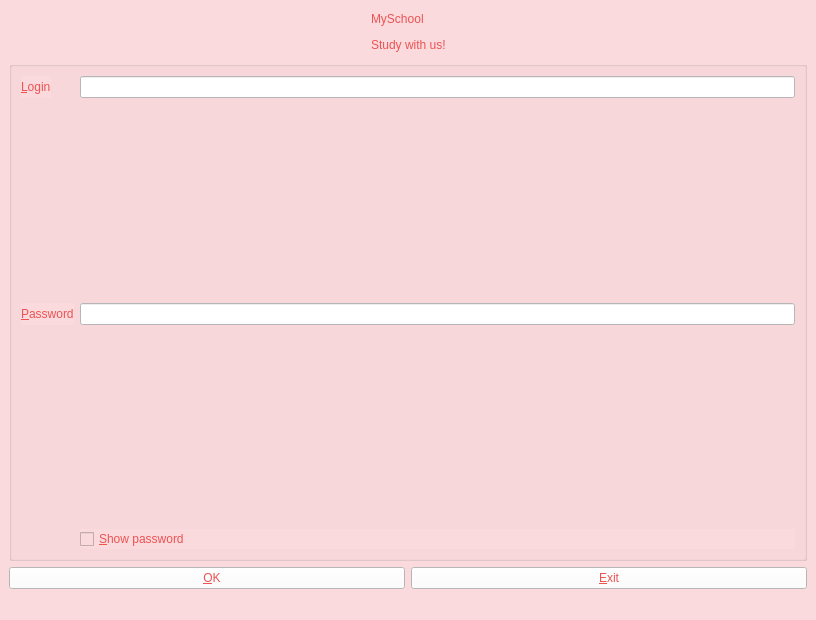
<?xml version="1.0" encoding="UTF-8"?>
<ui version="4.0">
 <class>LoginWindow</class>
 <widget class="QMainWindow" name="LoginWindow">
  <property name="geometry">
   <rect>
    <x>0</x>
    <y>0</y>
    <width>816</width>
    <height>620</height>
   </rect>
  </property>
  <property name="windowTitle">
   <string>Login window</string>
  </property>
  <property name="styleSheet">
   <string notr="true">background-color: rgb(250, 218, 221)</string>
  </property>
  <widget class="QWidget" name="centralwidget">
   <layout class="QGridLayout" name="gridLayout">
    <item row="0" column="3">
     <widget class="QLabel" name="pic_lab">
      <property name="text">
       <string/>
      </property>
      <property name="pixmap">
       <pixmap resource="Resources.qrc">:/Images/picture.png</pixmap>
      </property>
     </widget>
    </item>
    <item row="1" column="4">
     <spacer name="horizontalSpacer_4">
      <property name="orientation">
       <enum>Qt::Horizontal</enum>
      </property>
      <property name="sizeHint" stdset="0">
       <size>
        <width>40</width>
        <height>20</height>
       </size>
      </property>
     </spacer>
    </item>
    <item row="2" column="0" colspan="5">
     <widget class="QGroupBox" name="groupBox">
      <property name="title">
       <string/>
      </property>
      <layout class="QFormLayout" name="formLayout">
       <item row="2" column="0">
        <widget class="QLabel" name="PasswordLabel">
         <property name="styleSheet">
          <string notr="true">font: 63 40pt &quot;Yrsa&quot;;
color: rgb(236, 83, 83);</string>
         </property>
         <property name="text">
          <string>&amp;Password</string>
         </property>
         <property name="buddy">
          <cstring>PasswordLineEdit</cstring>
         </property>
        </widget>
       </item>
       <item row="0" column="0">
        <widget class="QLabel" name="LoginLabel">
         <property name="styleSheet">
          <string notr="true">font: 63 40pt &quot;Yrsa&quot;;
color: rgb(236, 83, 83);</string>
         </property>
         <property name="text">
          <string>&amp;Login</string>
         </property>
         <property name="buddy">
          <cstring>LoginLineEdit</cstring>
         </property>
        </widget>
       </item>
       <item row="2" column="1">
        <widget class="QLineEdit" name="PasswordLineEdit">
         <property name="styleSheet">
          <string notr="true">background-color: rgb(255, 255, 255);
font: 63 40pt &quot;Yrsa&quot;;
color: rgb(236, 83, 83);</string>
         </property>
        </widget>
       </item>
       <item row="0" column="1">
        <widget class="QLineEdit" name="LoginLineEdit">
         <property name="styleSheet">
          <string notr="true">background-color: rgb(255, 255, 255);
font: 63 40pt &quot;Yrsa&quot;;
color: rgb(236, 83, 83);</string>
         </property>
        </widget>
       </item>
       <item row="4" column="1">
        <widget class="QCheckBox" name="ShowPasswordCheckBox">
         <property name="styleSheet">
          <string notr="true">font: 63 25pt &quot;Yrsa&quot;;
color: rgb(236, 83, 83);</string>
         </property>
         <property name="text">
          <string>&amp;Show password</string>
         </property>
        </widget>
       </item>
       <item row="3" column="1">
        <spacer name="verticalSpacer">
         <property name="orientation">
          <enum>Qt::Vertical</enum>
         </property>
         <property name="sizeHint" stdset="0">
          <size>
           <width>20</width>
           <height>40</height>
          </size>
         </property>
        </spacer>
       </item>
       <item row="1" column="1">
        <spacer name="verticalSpacer_2">
         <property name="orientation">
          <enum>Qt::Vertical</enum>
         </property>
         <property name="sizeHint" stdset="0">
          <size>
           <width>20</width>
           <height>40</height>
          </size>
         </property>
        </spacer>
       </item>
      </layout>
     </widget>
    </item>
    <item row="0" column="1" colspan="2">
     <widget class="QLabel" name="label">
      <property name="styleSheet">
       <string notr="true">font: 63 70pt &quot;Yrsa&quot;;
color: rgb(236, 83, 83);</string>
      </property>
      <property name="text">
       <string>MySchool</string>
      </property>
     </widget>
    </item>
    <item row="1" column="0">
     <spacer name="horizontalSpacer_3">
      <property name="orientation">
       <enum>Qt::Horizontal</enum>
      </property>
      <property name="sizeHint" stdset="0">
       <size>
        <width>40</width>
        <height>20</height>
       </size>
      </property>
     </spacer>
    </item>
    <item row="0" column="0">
     <spacer name="horizontalSpacer">
      <property name="orientation">
       <enum>Qt::Horizontal</enum>
      </property>
      <property name="sizeHint" stdset="0">
       <size>
        <width>40</width>
        <height>20</height>
       </size>
      </property>
     </spacer>
    </item>
    <item row="1" column="1" colspan="3">
     <widget class="QLabel" name="label_2">
      <property name="styleSheet">
       <string notr="true">font: 63 35pt &quot;Yrsa&quot;;
color: rgb(236, 83, 83);</string>
      </property>
      <property name="text">
       <string>Study with us!</string>
      </property>
     </widget>
    </item>
    <item row="3" column="0" rowspan="2" colspan="5">
     <layout class="QHBoxLayout" name="horizontalLayout">
      <item>
       <widget class="QPushButton" name="OKButton">
        <property name="styleSheet">
         <string notr="true">background-color: rgb(255, 255, 255);
font: 63 40pt &quot;Yrsa&quot;;
color: rgb(236, 83, 83);</string>
        </property>
        <property name="text">
         <string>            &amp;OK         </string>
        </property>
       </widget>
      </item>
      <item>
       <widget class="QPushButton" name="ExitButton">
        <property name="styleSheet">
         <string notr="true">background-color: rgb(255, 255, 255);
font: 63 40pt &quot;Yrsa&quot;;
color: rgb(236, 83, 83);</string>
        </property>
        <property name="text">
         <string>&amp;Exit</string>
        </property>
       </widget>
      </item>
     </layout>
    </item>
    <item row="0" column="4">
     <spacer name="horizontalSpacer_2">
      <property name="orientation">
       <enum>Qt::Horizontal</enum>
      </property>
      <property name="sizeHint" stdset="0">
       <size>
        <width>40</width>
        <height>20</height>
       </size>
      </property>
     </spacer>
    </item>
   </layout>
  </widget>
  <widget class="QMenuBar" name="menubar">
   <property name="geometry">
    <rect>
     <x>0</x>
     <y>0</y>
     <width>816</width>
     <height>22</height>
    </rect>
   </property>
  </widget>
  <widget class="QStatusBar" name="statusbar"/>
 </widget>
 <resources>
  <include location="Resources.qrc"/>
 </resources>
 <connections>
  <connection>
   <sender>ExitButton</sender>
   <signal>clicked()</signal>
   <receiver>LoginWindow</receiver>
   <slot>close()</slot>
   <hints>
    <hint type="sourcelabel">
     <x>805</x>
     <y>587</y>
    </hint>
    <hint type="destinationlabel">
     <x>592</x>
     <y>396</y>
    </hint>
   </hints>
  </connection>
  <connection>
   <sender>LoginLineEdit</sender>
   <signal>textChanged(QString)</signal>
   <receiver>LoginWindow</receiver>
   <slot>OKButtonSetEnabled()</slot>
   <hints>
    <hint type="sourcelabel">
     <x>368</x>
     <y>342</y>
    </hint>
    <hint type="destinationlabel">
     <x>808</x>
     <y>296</y>
    </hint>
   </hints>
  </connection>
  <connection>
   <sender>PasswordLineEdit</sender>
   <signal>textChanged(QString)</signal>
   <receiver>LoginWindow</receiver>
   <slot>OKButtonSetEnabled()</slot>
   <hints>
    <hint type="sourcelabel">
     <x>748</x>
     <y>412</y>
    </hint>
    <hint type="destinationlabel">
     <x>812</x>
     <y>388</y>
    </hint>
   </hints>
  </connection>
 </connections>
 <slots>
  <slot>OKButtonSetEnabled()</slot>
 </slots>
</ui>
